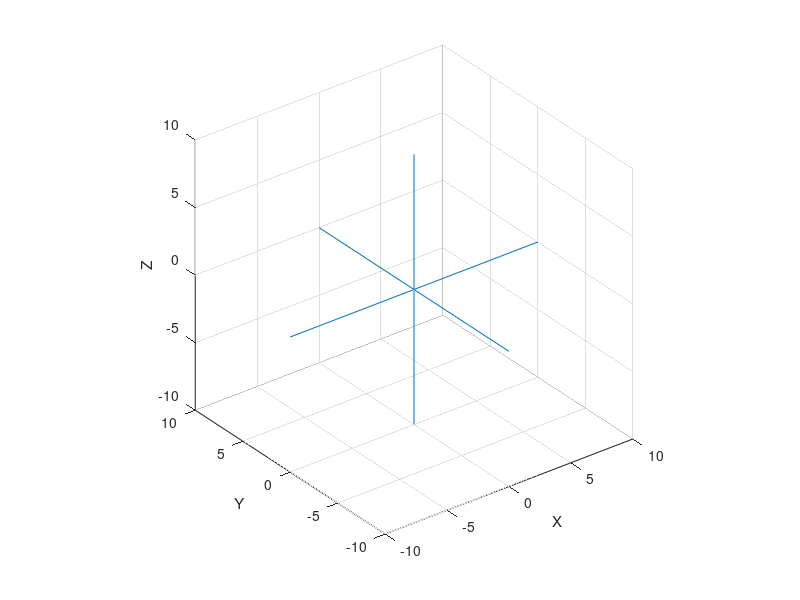

Write the MATLAB code that produced this figure. (Note: this script raises an error after producing the figure.)
addpath ./lib
addpath ./Geometrical_Transformations_3D

R = 2;

close

plot3(0,0,0,'b');

axis equal
grid on
axis([-10 10 -10 10 -10 10]);

xlabel('X')
ylabel('Y')
zlabel('Z')

line([-10 10], [0 0], [0 0]);
line([0 0], [-10 10], [0 0]);
line([0 0], [0 0], [-10 10]);

hold on

s = Cube(R );

%s.moveSlowly([5, 0,0,pi/2,0,0]);
s.close();
%{
path = [
        0 5 0 0 0 0
        0 0 0 pi/2 0 pi/2
        0 0 0 pi/2 0 0
        0 0 0 pi/2 0 0
        0 0 0 pi/2 0 0
        0 0 0 pi/2 0 0
    ];

pInicial = eye(4);
pInicial(1,4) = 6;

N = 100;

for n=1:size(path,1)
    D = path(n,:);
    pFinal = Animate(h1,A1,pInicial,D,N);
    pInicial = pFinal;
end
%}